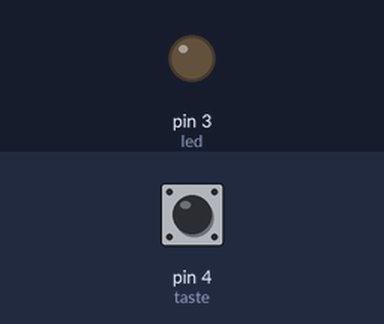
Bench run of a sketch on a simulated Arduino Uno, built with avr-gcc and run on an emulated ATmega328P. On the bench: output pins drawn as LEDs (lit = HIGH). Dashed ring = blinking. The inputs (shaded band) are chosen by the test bench; at power-on: pin 4 (taste) HIGH.

Above: at 1.2 s.
1.3 s: pin 4 (taste) pulled LOW for 0.15 s
At 1.7 s:
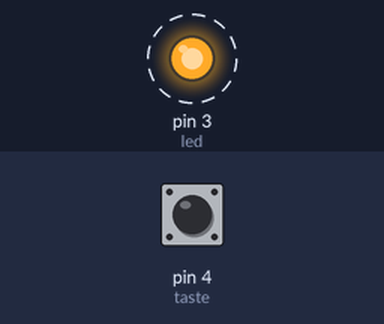
4.4 s: pin 4 (taste) pulled LOW for 1 s
At 8.0 s:
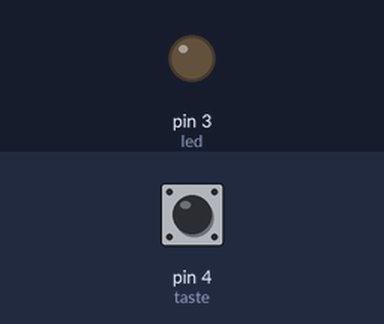
8.4 s: pin 4 (taste) pulled LOW for 3.2 s
At 8.8 s:
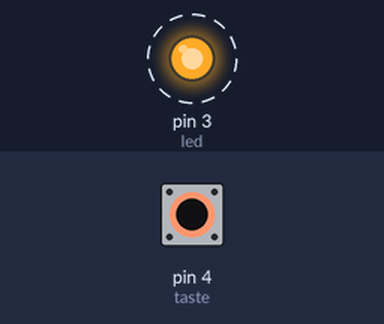
Timing chart, 0 to 15.4 s (numbered marks = the images above; inputs shaded):
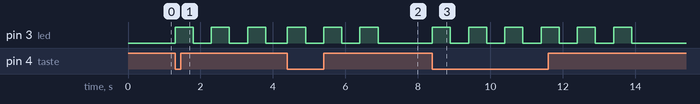

The sketch:

Beispiel_2.ino
```cpp
// Wird definieren D3 als LED
const int led = 3;
// Wir definieren D4 als Taster
const int taste = 4;
// Wie oft soll geblinkt werden
int blink_count = 3;

void setup()
{
    // der Pin D3 wird als Ausgang definiert
    pinMode(led, OUTPUT);

    // der Pin D4 wird als Eingang definiert
    // und der Pull-Up-Widerstand wird eingeschaltet
    pinMode(taste, INPUT_PULLUP);

    // die LED wird ausgeschalten
    digitalWrite(led, LOW);
}

/*
 * Wir definieren eine eigen Funktion zum blinken einer LED
 * Da wir beim Verlassen der Funktion keinen Wert zurück geben wollen, deklarieren wir sie als void
 * Falls wir einen Wert mit return zurükgebeben wollen, geben wir statt void den passenden Datentyp an
 * In der Deklaration der Funktion werden in den runden Klammern zwei Variablen deklariert (pin und anzahl).
 * Beim Aufrufen der Funktion müssen passende Werte in runden Klammern mitgegeben werden, welche während
 * der Laufzeit der Funktion in den deklarierten Variablen gespeichert werden.
 */
void blinken(int pin, int anzahl)
{
    // Wir prüfen ob die Zählervariable i kleiner als die Variable anzahl ist
    for (int i = 0; i < anzahl; i++)
    {
        // pin einschalten
        digitalWrite(pin, HIGH);
        // ein halbe Sekunde warten
        delay(500);
        // pin ausschalten
        digitalWrite(pin, LOW);
        // ein halbe Sekunde warten
        delay(500);
    }
    // Zurück von dort wo wir gekommen sind
    return;
}

void loop()
{
    if (digitalRead(taste) == LOW)
    {
        /* Taste gedrückt → Funktion blinken aufrufen
         * Wir üergeben die Werte der Variablen led und blink_count
         */
        blinken(led, blink_count);
    }
}
```

Measured:
- after the input at 1.3 s, pin 3 (led): alternates HIGH for 0.50 s and LOW for 0.50 s, starting at once
- after the input at 4.4 s, pin 3 (led): alternates HIGH for 0.50 s and LOW for 0.50 s, 6 changes in all, then stays LOW, starting at once
- after the input at 8.4 s, pin 3 (led): alternates HIGH for 0.50 s and LOW for 0.50 s, 12 changes in all, then stays LOW, starting at once
